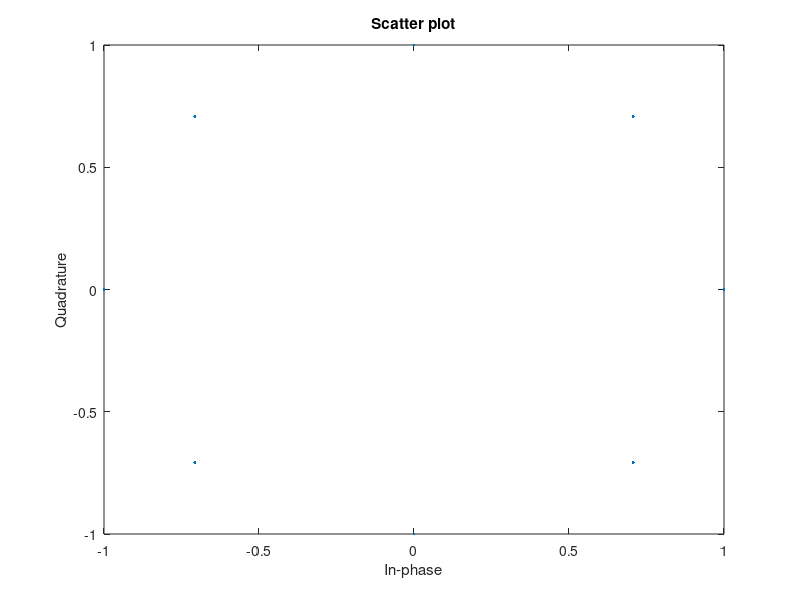
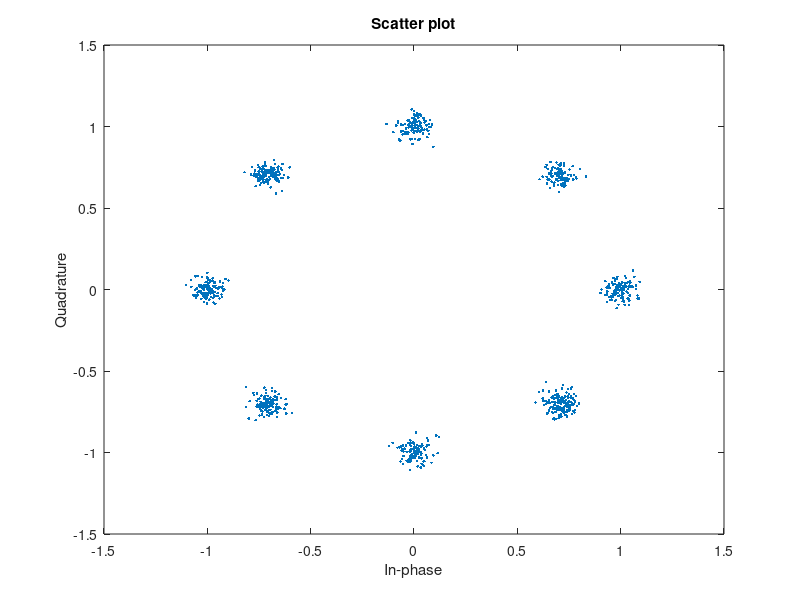

Here is the MATLAB script that generated these plots, in order:
clc; 
clear all; 
close all;
pkg load communications;
N = 3000; % Number of bits to be transmitted using *-PSK
% Too large value may slow down the program 
x = randi([0,1],1,N); % Random input bits generation 
M = 8; % Number of Symbols in 8-PSK
% Symbol Generation 
yy = [];
for i=1:3:length(x)
   if x(i)==0 && x(i+1)==0 & x(i+2)==0 
      y = cosd(0)+1j*sind(0);
   elseif x(i)==0 && x(i+1)==0 & x(i+2)==1 
     y = cosd(45)+1j*sind(45);
   elseif x(i)==0 && x(i+1)==1 & x(i+2)==1 
     y = cosd(90)+1j*sind(90);
   elseif x(i)==0 && x(i+1)==1 & x(i+2)==0 
     y = cosd(135)+1j*sind(135);
   elseif x(i)==1 && x(i+1)==1 & x(i+2)==0 
     y = cosd(180)+1j*sind(180);
   elseif x(i)==1 && x(i+1)==1 & x(i+2)==1 
     y = cosd(225)+1j*sind(225);
   elseif x(i)==1 && x(i+1)==0 & x(i+2)==1 
     y = cosd(270)+1j*sind(270);
   elseif x(i)==1 && x(i+1)==0 & x(i+2)==0 
    y = cosd(315)+1j*sind(315);
   endif
% Transmitted Symbols 
   yy = [yy y];
endfor
scatterplot(yy); % Constellation Diagram without Noise
EbN0db = 20; % Change this value & run program to see the noisy constellation. 
EbN0 = 10^(EbN0db/10);
% AWGN Channel
n = (1/sqrt(2))*[randn(1,length(yy)) + 1j*randn(1,length(yy))]; 
sigma = sqrt(1/((log2(M))*EbN0));
% Received Symbols 
r = yy + sigma*n;
scatterplot(r); % Constellation Diagram with Noise
